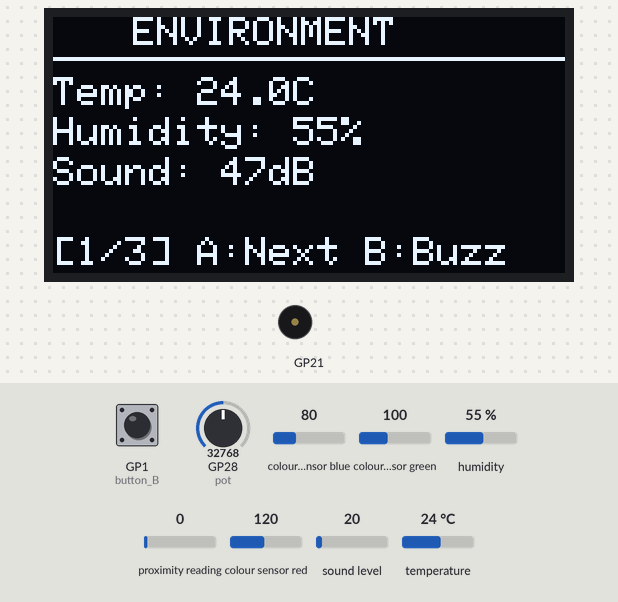
Bench run of a program on a simulated Raspberry Pi Pico running CircuitPython. Shown: 128×64 one-colour display, buzzer (waves = sounding). Inputs (shaded band) come from the test bench; at power-on: GP1 (button_B) HIGH, GP28 (pot) = 32768, colour sensor blue 80, colour sensor green 100, humidity 55 %, proximity reading 0, colour sensor red 120, sound level 20, temperature 24 °C (analog values on the 0–65535 scale). What the program prints to the serial console is not drawn.

Above: at 1.3 s.
1.4 s: GP1 (button_B) pulled LOW for 1 s
At 2.25 s:
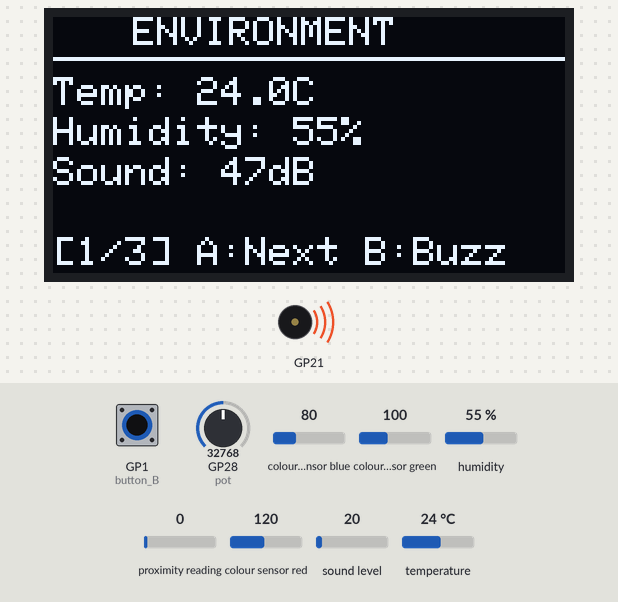
3.9 s: GP1 (button_B) pulled LOW for 3.2 s
At 8.0 s:
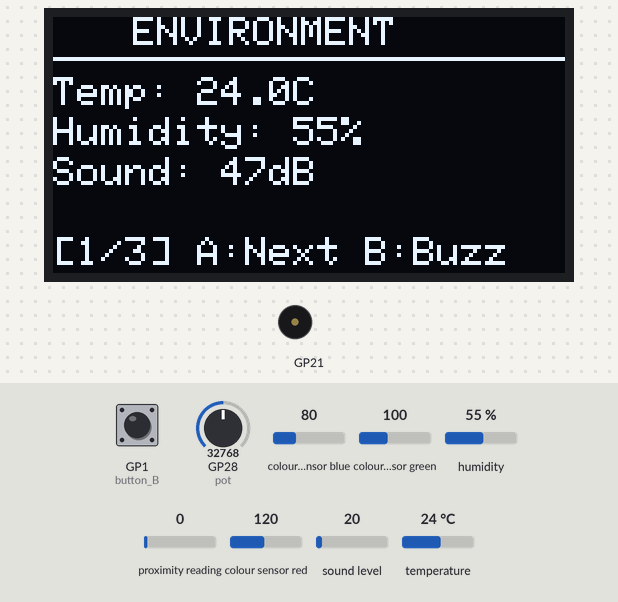
Timing chart, 0 to 9.5 s (numbered marks = the images above; inputs shaded):
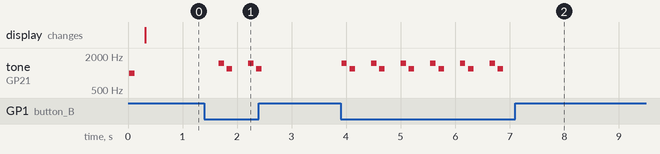

The program:

sensor_dashboard.py
```python
import board, time, busio, digitalio, simpleio, math, array
import adafruit_ssd1306, adafruit_ahtx0
from analogio import AnalogIn
from adafruit_apds9960.apds9960 import APDS9960
import audiobusio

# ───── Setup ─────
i2c = busio.I2C(board.GP5, board.GP4)
oled = adafruit_ssd1306.SSD1306_I2C(128, 64, i2c)
pot = AnalogIn(board.GP28)
buzzer_pin = board.GP21

# Buttons
button_A = digitalio.DigitalInOut(board.GP0)
button_B = digitalio.DigitalInOut(board.GP1)
for btn in (button_A, button_B):
    btn.direction = digitalio.Direction.INPUT
    btn.pull = digitalio.Pull.UP

# Sensors
try:
    aht = adafruit_ahtx0.AHTx0(i2c)
except:
    aht = None
    print("AHT20 not found")

try:
    apds = APDS9960(i2c)
    apds.enable_color = True
    apds.enable_proximity = True
except:
    apds = None
    print("APDS9960 not found")

try:
    mic = audiobusio.PDMIn(board.GP3, board.GP2, sample_rate=16000, bit_depth=16)
    samples = array.array('H', [0] * 1024)
except:
    mic = None
    print("Microphone not found")

# ───── State ─────
screen_index = 0
last_button_time = 0
screens = ["Environment", "Proximity & Color", "Audio & Controls"]
data = {}

# ───── Utility Functions ─────
def log10(x):
    return math.log(x) / math.log(10)

def buzz(freq=1000, dur=0.1): simpleio.tone(buzzer_pin, freq, dur)

def normalized_rms(values):
    minbuf = sum(values) / len(values)
    samples_sum = sum(float(sample - minbuf) * (sample - minbuf) for sample in values)
    return math.sqrt(samples_sum / len(values))

def check_button(button):
    global last_button_time
    now = time.monotonic()
    if not button.value and now - last_button_time > 0.1:
        last_button_time = now
        return True
    return False

def update_sensors():
    data["uptime"] = time.monotonic()
    data["pot"] = pot.value
    data["pot_pct"] = (pot.value / 65535) * 100
    data["temp"] = aht.temperature if aht else None
    data["humid"] = aht.relative_humidity if aht else None

    if apds:
        data["prox"] = apds.proximity
        r, g, b, c = apds.color_data
        data.update({"r": r, "g": g, "b": b, "c": c})
    else:
        data.update({"prox": None, "r": 0, "g": 0, "b": 0, "c": 0})

    if mic:
        try:
            mic.record(samples, len(samples))
            magnitude = normalized_rms(samples)
            if magnitude > 0:
                data["sound_db"] = 20 * log10(magnitude)
            else:
                data["sound_db"] = 0
        except Exception as e:
            print(f"Mic error: {e}")
            data["sound_db"] = 0
    else:
        data["sound_db"] = 0

def dominant_color():
    r, g, b = data["r"], data["g"], data["b"]
    return max(("Red", r), ("Green", g), ("Blue", b), key=lambda x: x[1])[0]

# ───── Screens ─────
def screen_env():
    oled.fill(0)
    oled.text("ENVIRONMENT", 20, 0, 1)
    oled.hline(0, 10, 128, 1)
    oled.text(f"Temp: {data['temp']:.1f}C" if aht else "Temp: N/A", 0, 15, 1)
    oled.text(f"Humidity: {data['humid']:.0f}%" if aht else "Humidity: N/A", 0, 25, 1)
    oled.text(f"Sound: {data['sound_db']:.0f}dB" if mic and data['sound_db'] is not None else "Sound: N/A", 0, 35, 1)
    oled.text(f"[1/3] A:Next B:Buzz", 0, 55, 1)
    oled.show()

def screen_color():
    oled.fill(0)
    oled.text("PROXIMITY & COLOR", 5, 0, 1)
    oled.hline(0, 10, 128, 1)
    oled.text(f"Distance: {data['prox']}" if apds else "Distance: N/A", 0, 15, 1)
    oled.text(f"Color: {dominant_color()}" if apds else "Color: N/A", 0, 25, 1)
    if apds:
        oled.text(f"R:{data['r']//10} G:{data['g']//10} B:{data['b']//10}", 0, 35, 1)
    oled.text(f"[2/3] A:Next B:Buzz", 0, 55, 1)
    oled.show()

def screen_controls():
    oled.fill(0)
    oled.text("AUDIO & CONTROLS", 5, 0, 1)
    oled.hline(0, 10, 128, 1)
    oled.text(f"Pot: {data['pot_pct']:.0f}%", 0, 15, 1)
    oled.rect(0, 25, 82, 8, 1)
    bar = int((data["pot_pct"] / 100) * 80)
    if bar > 0: oled.fill_rect(1, 26, bar, 6, 1)
    a = "Rel" if button_A.value else "Pre"
    b = "Rel" if button_B.value else "Pre"
    oled.text(f"A:{a} B:{b}", 0, 37, 1)
    oled.text(f"[3/3] A:Next B:Buzz", 0, 55, 1)
    oled.show()

screen_funcs = [screen_env, screen_color, screen_controls]

# ───── Main Loop ─────
print("Multi-Sensor Dashboard Starting...")
buzz()

while True:
    update_sensors()
    if check_button(button_A):
        screen_index = (screen_index + 1) % 3
        buzz(1000)
        print(f"Screen: {screens[screen_index]}")
    if check_button(button_B):
        buzz(1500)
        time.sleep(0.05)
        buzz(1200)
        print("Buzzer test")
    screen_funcs[screen_index]()
    time.sleep(0.1)
```

Measured:
- after the input at 1.4 s, tone on GP21: plays 1500 Hz for 0.10 s, 1200 Hz for 0.10 s, 1500 Hz for 0.10 s, 1200 Hz for 0.10 s, starting after 0.26 s
- after the input at 3.9 s, tone on GP21: silent → 1500 Hz at once, then repeats every 0.54 s: silent 0.05 s, 1200 Hz 0.10 s, silent 0.29 s, 1500 Hz 0.10 s, until it stays silent from 6.9 s
